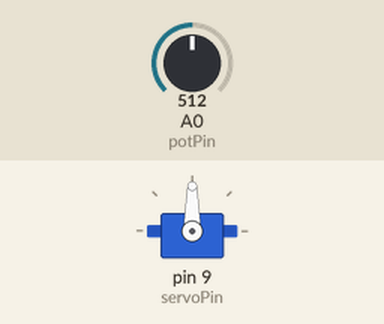
Recording of a sketch running on a simulated Arduino Uno, built with avr-gcc and run on an emulated ATmega328P. On the bench: servo. Inputs (shaded band) come from the test bench; at power-on: A0 (potPin) = 512.

Above: at 1.2 s.
1.3 s: A0 (potPin) set to 716
At 2.4 s:
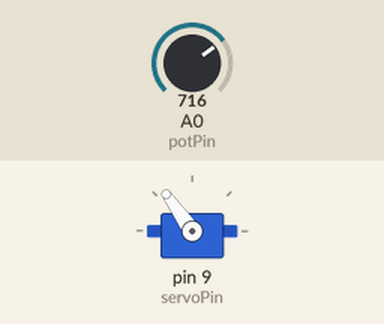
2.8 s: A0 (potPin) set to 900
At 3.6 s:
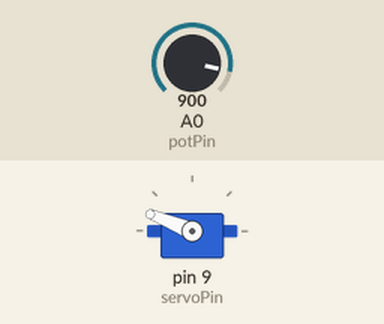
4.3 s: A0 (potPin) set to 1023
At 4.7 s:
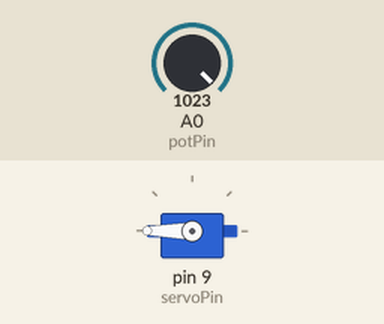
5.8 s: A0 (potPin) set to 306
At 7.0 s:
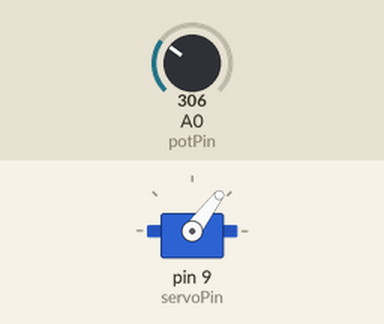
7.3 s: A0 (potPin) set to 122
At 8.2 s:
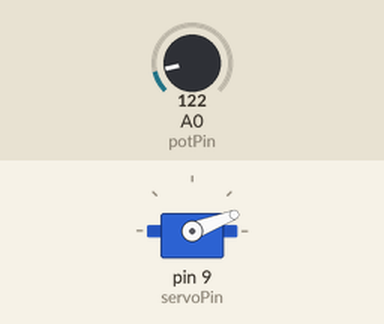
Timing chart, 0 to 9.8 s (numbered marks = the images above; inputs shaded):
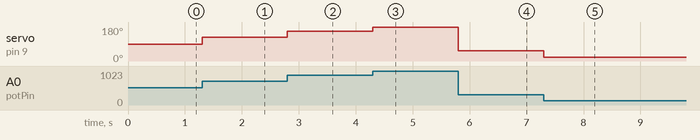

Measured:
- after the input at 1.3 s, servo on pin 9 (servoPin): 90° → 125° at once
- after the input at 2.8 s, servo on pin 9 (servoPin): 125° → 158° at once
- after the input at 4.3 s, servo on pin 9 (servoPin): 158° → 180° at once
- after the input at 5.8 s, servo on pin 9 (servoPin): 180° → 53° at once
- after the input at 7.3 s, servo on pin 9 (servoPin): 53° → 21° at once

The sketch:

ServoMotor.ino
```cpp
#include <Servo.h>

int servoPin = 9;
Servo servo;

int angle = 0;   // servo position in degrees

const int potPin = A0;

void setup()
{
  servo.attach(servoPin);
  pinMode(potPin, INPUT);
}


void loop()
{
  updateAngle();
  servo.write(angle);
}

void updateAngle() {
  angle = map(analogRead(potPin), 0, 1023, 0, 180);
}
```
